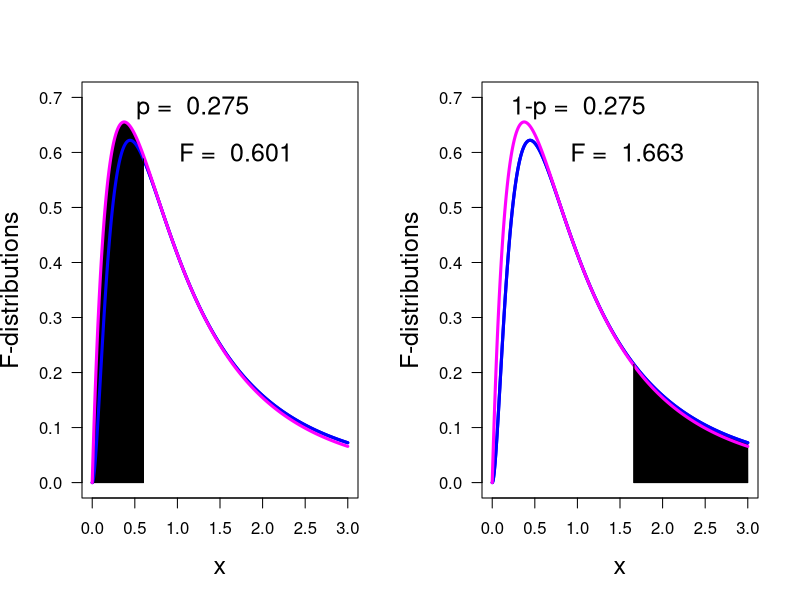

Write the R code that produced this figure.
print('file: VarianceRatioTestExample.R')
# illustration of variance ratio test; artificial data
# (1) generate random samples from normal distributions with equal variances:
set.seed(1953) # set seed for random number generators
n1 = 7; n2 = 5  # sample sizes (small & different from each other -> differences recognizable)
x1 = round(rnorm(n1,mean=2,sd=1.5),3)
x2 = round(rnorm(n2,mean=3,sd=1.5),3)
nu1 = n1-1; nu2 = n2-1    # degrees of freedom
# (2) apply variance ratio test (F test):
out1 = var.test(x1,x2); p1 = out1$p.value; print(c(round(p1,4),'p1'))
out2 = var.test(x2,x1); p2 = out2$p.value; print(c(round(p2,4),'p2'))
alpha = 0.05
p = p1
if(p < alpha) print(c('p < alpha = ',alpha,': reject H0'))
if(p >= alpha) print(c('p >= alpha = ',alpha,': do not reject H0'))
# (3) pedestrian way:
F01 = var(x1)/var(x2)
p01 = pf(F01,df1=nu1,df2=nu2)
p21 = 2*min(p01,1-p01); print(c(round(p21,4),'p21'))
F02 = var(x2)/var(x1)
p02 = pf(F02,df1=nu2,df2=nu1) # note interchange of nu1, nu2 in degr. of freedom
p22 = 2*min(p02,1-p02); print(c(round(p21,4),'p21'))
# (4) plot F-distributions & p-values:
xp = seq(0,3,0.001); y1 = df(xp,df1=nu1,df2=nu2); y2 = df(xp,df1=nu2,df2=nu1)
xF01 = c(F01,F01); yF01 = c(0,df(F01,df1=nu1,df2=nu2))
xF02 = c(F02,F02); yF02 = c(0,df(F02,df1=nu1,df2=nu2))
# Polygons:
a1 = seq(0,F01,0.001); b1 = df(a1,df1=nu2,df2=nu1); c1 = c(a1,F01,0,0); d1 = c(b1,0,0,b1[1])
a2 = seq(F02,3,0.001); b2 = df(a2,df1=nu1,df2=nu2); c2 = c(a2,3,F02,F02); d2 = c(b2,0,0,b2[1])
sflag = 1
if (sflag == 1) {
# png('VarRatioTest170707.png',width=16,height=12,units='cm',res=300)
par(mfrow=c(1,2))
plot(xp,y1,type='l',lwd=3,col='blue',xlab='x',ylab='F-distributions',las=1,
     cex=0.4,ylim=c(0,0.7),cex.lab=1.5)
polygon(c1,d1,col='black')
lines(xp,y1,col='blue',lwd=3,lty=1)
lines(xp,y2,col='magenta',lwd=3,lty=1)
lines(xF01,yF01,col='black',lwd=1)
text(F01+0.3,df(F01,df1=nu2,df2=nu1),pos=4,col='black',
     paste('F = ',as.character(round(F01,3))),cex=1.5)
text(0.4,0.68,pos=4,col='black',
     paste('p = ',as.character(round(p01,3))),cex=1.5)
# text(F01+0.3,df(F01,df1=nu2,df2=nu1)-0.1,pos=4,col='black',
# --------------------
plot(xp,y1,type='l',lwd=3,col='blue',xlab='x',ylab='F-distributions',
     las=1,cex=0.4,ylim=c(0,0.7),cex.lab=1.5)
polygon(c2,d2,col='black')
lines(xp,y1,col='blue',lwd=3,lty=1)
lines(xp,y2,col='magenta',lwd=3,lty=1)
lines(xF02,yF02,col='black',lwd=1)
text(0.8,df(F01,df1=nu2,df2=nu1),pos=4,col='black',
     paste('F = ',as.character(round(F02,3))),cex=1.5)
text(0.1,0.68,pos=4,col='black',
     paste('1-p = ',as.character(round(1-p02,3))),cex=1.5)
# dev.off()
}
